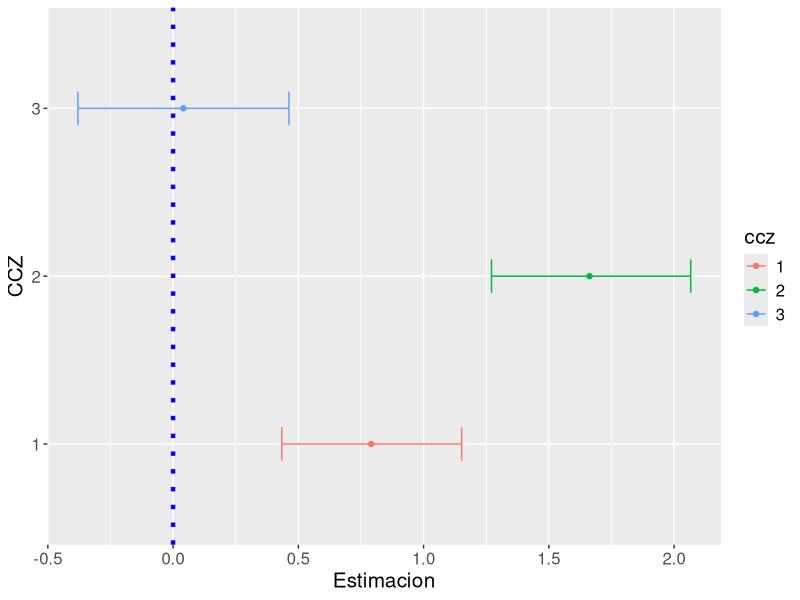
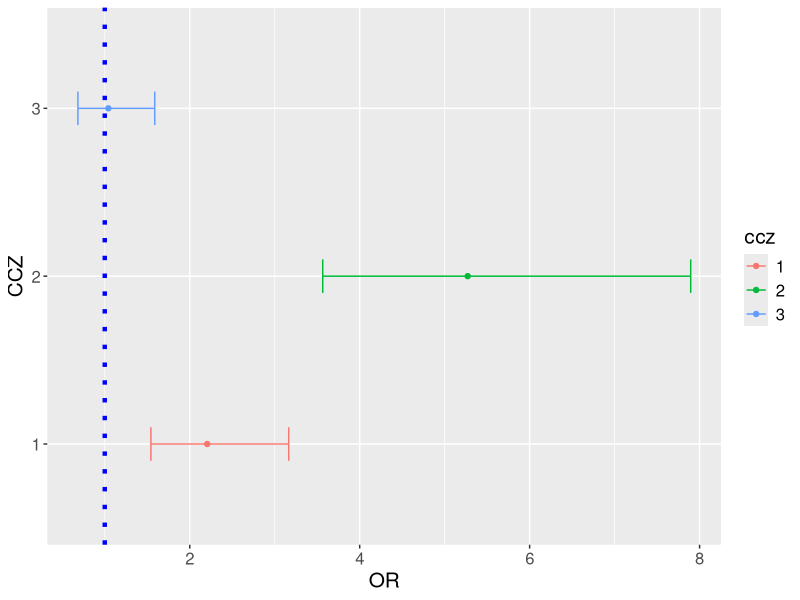

These figures' R source, in order:
n <- 500

# invento los datos del CCZ 1
x <- ifelse(runif(n) > 0.5 , 1, 0)
y <- rbinom(n, 1, 1/(1+exp(-(-0.5+0.7*x))))
d1 <- data.frame(x,y)

# invento los datos del CCZ 2
x <- ifelse(runif(n) > 0.5 , 1, 0)
y <- rbinom(n, 1, 1/(1+exp(-(-1.5+1.7*x))))
d2 <- data.frame(x,y)

# invento los datos del CCZ 3
x <- ifelse(runif(n) > 0.5 , 1, 0)
y <- rbinom(n, 1, 1/(1+exp(-(1+0.2*x))))
d3 <- data.frame(x,y)

# ajusto un modelo en cada CCZ
m1 <- glm(y~x, data = d1, family=binomial())
m2 <- glm(y~x, data = d2, family=binomial())
m3 <- glm(y~x, data = d3, family=binomial())

# y este es el dibujo que yo te decia
library(tidyverse)

# las estimaciones
c1 <- coef(m1)
c2 <- coef(m2)
c3 <- coef(m3)
# los intervalos
ic1 <- confint(m1)
ic2 <- confint(m2)
ic3 <- confint(m3)

datos <- data.frame(ccz  = as.factor(1:3),
                    beta = c(c1[2],c2[2],c3[2]),
                    or   = exp(c(c1[2],c2[2],c3[2])),
                    linf95 = c(ic1[2,1],ic2[2,1],ic3[2,1]),
                    lsup95 = c(ic1[2,2],ic2[2,2],ic3[2,2]))

ggplot(datos, aes(x = beta, y = ccz, col = ccz)) +
  geom_point() +
  geom_errorbar(aes(xmin = linf95, xmax = lsup95), width = 0.2) +
  xlab('Estimacion') +
  ylab('CCZ') +
  theme(text = element_text(size = 15)) +
  geom_vline(xintercept=0, linetype='dotted', color='blue', size=1.5)

# y en la escala del odds-ratio
ggplot(datos, aes(x = or, y = ccz, col = ccz)) +
  geom_point() +
  geom_errorbar(aes(xmin = exp(linf95), xmax = exp(lsup95)), width = 0.2) +
  xlab('OR') +
  ylab('CCZ') +
  theme(text = element_text(size = 15)) +
  geom_vline(xintercept=1, linetype='dotted', color='blue', size=1.5)

# en cualquiera de los 2 casos se ve que en el CCZ 3 no se detecta asociacion entre
# X y Y mientras que en los otros 2 si. Lo otro que "mas o menos" se ve es que la 
# asociacion es distinta en cada CCZ
